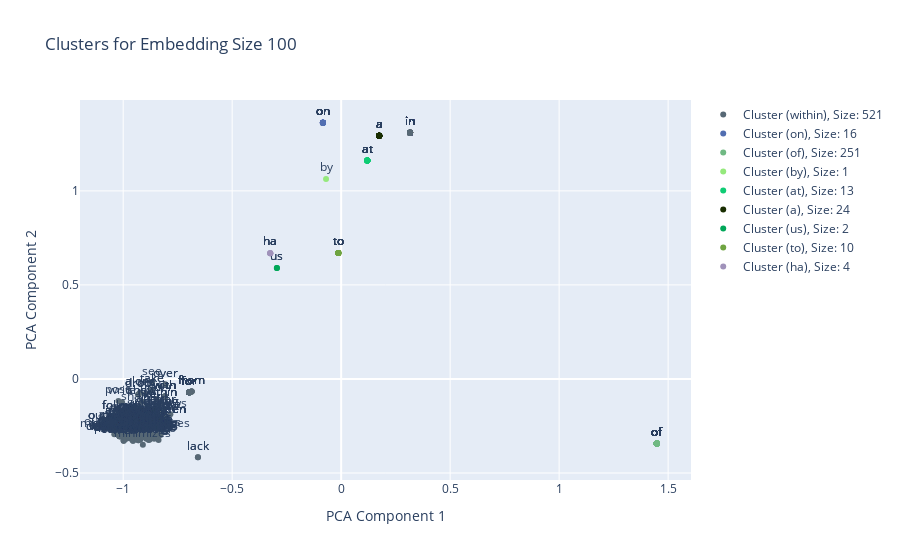
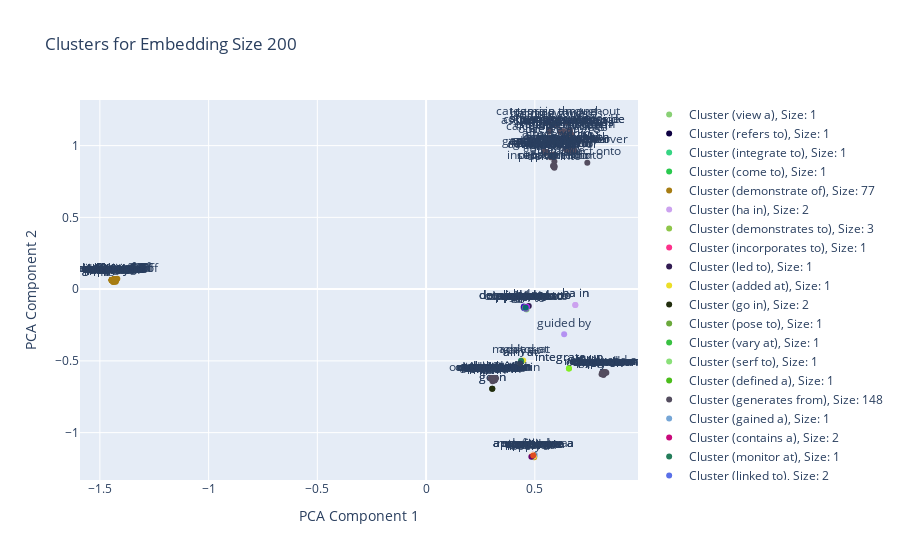

Write notebook code for charts like these, in order.
### Code cell
from process_graph.edges_clustering import plot_clusters_with_pca

plot_clusters_with_pca(graph.edges, edge_label_map)

### Figure 1 — Plotly figure (JSON) as saved in the notebook; plotly's stock layout.template omitted (floating-point values rounded to 4 significant figures; data arrays with more than 128 entries replaced by an {"elided": "..."} marker saying what was removed)
{"data": [{"marker": {"color": "rgb(87, 104, 117)"}, "mode": "markers+text", "name": "Cluster (within), Size: 521", "text": {"elided": "521 str values"}, "textposition": "top center", "type": "scatter", "x": {"elided": "521 float values"}, "y": {"elided": "521 float values"}}, {"marker": {"color": "rgb(81, 110, 177)"}, "mode": "markers+text", "name": "Cluster (on), Size: 16", "text": ["on", "on", "on", "on", "on", "on", "on", "on", "on", "on", "on", "on", "on", "on", "on", "on"], "textposition": "top center", "type": "scatter", "x": [-0.08365, -0.08365, -0.08365, -0.08365, -0.08365, -0.08365, -0.08365, -0.08365, -0.08365, -0.08365, -0.08365, -0.08365, -0.08365, -0.08365, -0.08365, -0.08365], "y": [1.362, 1.362, 1.362, 1.362, 1.362, 1.362, 1.362, 1.362, 1.362, 1.362, 1.362, 1.362, 1.362, 1.362, 1.362, 1.362]}, {"marker": {"color": "rgb(112, 185, 131)"}, "mode": "markers+text", "name": "Cluster (of), Size: 251", "text": {"elided": "251 str values"}, "textposition": "top center", "type": "scatter", "x": {"elided": "251 float values"}, "y": {"elided": "251 float values"}}, {"marker": {"color": "rgb(149, 233, 124)"}, "mode": "markers+text", "name": "Cluster (by), Size: 1", "text": ["by"], "textposition": "top center", "type": "scatter", "x": [-0.06934], "y": [1.064]}, {"marker": {"color": "rgb(15, 204, 116)"}, "mode": "markers+text", "name": "Cluster (at), Size: 13", "text": ["at", "at", "at", "at", "at", "at", "at", "at", "at", "at", "at", "at", "at"], "textposition": "top center", "type": "scatter", "x": [0.12, 0.12, 0.12, 0.12, 0.12, 0.12, 0.12, 0.12, 0.12, 0.12, 0.12, 0.12, 0.12], "y": [1.162, 1.162, 1.162, 1.162, 1.162, 1.162, 1.162, 1.162, 1.162, 1.162, 1.162, 1.162, 1.162]}, {"marker": {"color": "rgb(25, 46, 1)"}, "mode": "markers+text", "name": "Cluster (a), Size: 24", "text": ["a", "a", "a", "a", "a", "a", "a", "a", "a", "a", "a", "a", "a", "a", "a", "a", "a", "a", "a", "a", "a", "a", "a", "a"], "textposition": "top center", "type": "scatter", "x": [0.1745, 0.1745, 0.1745, 0.1745, 0.1745, 0.1745, 0.1745, 0.1745, 0.1745, 0.1745, 0.1745, 0.1745, 0.1745, 0.1745, 0.1745, 0.1745, 0.1745, 0.1745, 0.1745, 0.1745, 0.1745, 0.1745, 0.1745, 0.1745], "y": [1.293, 1.293, 1.293, 1.293, 1.293, 1.293, 1.293, 1.293, 1.293, 1.293, 1.293, 1.293, 1.293, 1.293, 1.293, 1.293, 1.293, 1.293, 1.293, 1.293, 1.293, 1.293, 1.293, 1.293]}, {"marker": {"color": "rgb(1, 167, 89)"}, "mode": "markers+text", "name": "Cluster (us), Size: 2", "text": ["us", "us"], "textposition": "top center", "type": "scatter", "x": [-0.2948, -0.2948], "y": [0.5903, 0.5903]}, {"marker": {"color": "rgb(111, 164, 65)"}, "mode": "markers+text", "name": "Cluster (to), Size: 10", "text": ["to", "to", "to", "to", "to", "to", "to", "to", "to", "to"], "textposition": "top center", "type": "scatter", "x": [-0.0131, -0.0131, -0.0131, -0.0131, -0.0131, -0.0131, -0.0131, -0.0131, -0.0131, -0.0131], "y": [0.6697, 0.6697, 0.6697, 0.6697, 0.6697, 0.6697, 0.6697, 0.6697, 0.6697, 0.6697]}, {"marker": {"color": "rgb(160, 146, 186)"}, "mode": "markers+text", "name": "Cluster (ha), Size: 4", "text": ["ha", "ha", "ha", "ha"], "textposition": "top center", "type": "scatter", "x": [-0.3252, -0.3252, -0.3252, -0.3252], "y": [0.6691, 0.6691, 0.6691, 0.6691]}], "layout": {"hovermode": "closest", "title": {"text": "Clusters for Embedding Size 100"}, "xaxis": {"title": {"text": "PCA Component 1"}}, "yaxis": {"title": {"text": "PCA Component 2"}}}}

### Figure 2 — Plotly figure (JSON) as saved in the notebook; plotly's stock layout.template omitted (floating-point values rounded to 4 significant figures; data arrays with more than 128 entries replaced by an {"elided": "..."} marker saying what was removed)
{"data": [{"marker": {"color": "rgb(137, 208, 117)"}, "mode": "markers+text", "name": "Cluster (view a), Size: 1", "text": ["view a"], "textposition": "top center", "type": "scatter", "x": [0.4901], "y": [-1.165]}, {"marker": {"color": "rgb(14, 1, 66)"}, "mode": "markers+text", "name": "Cluster (refers to), Size: 1", "text": ["refers to"], "textposition": "top center", "type": "scatter", "x": [0.4565], "y": [-0.1301]}, {"marker": {"color": "rgb(54, 213, 131)"}, "mode": "markers+text", "name": "Cluster (integrate to), Size: 1", "text": ["integrate to"], "textposition": "top center", "type": "scatter", "x": [0.4567], "y": [-0.1298]}, {"marker": {"color": "rgb(41, 201, 78)"}, "mode": "markers+text", "name": "Cluster (come to), Size: 1", "text": ["come to"], "textposition": "top center", "type": "scatter", "x": [0.4608], "y": [-0.1278]}, {"marker": {"color": "rgb(167, 125, 19)"}, "mode": "markers+text", "name": "Cluster (demonstrate of), Size: 77", "text": ["skews of", "skews of", "make of", "have of", "pose of", "bias of", "mitigate of", "return of", "return of", "concern of", "concern of", "concern of", "concern of", "assigns of", "requires of", "emerged of", "involve of", "consists of", "belonging of", "create of", "see of", "oversee of", "denote of", "arises of", "involves of", "drop of", "ensures of", "compute of", "consists of", "contains of", "prof of", "span of", "include of", "depends of", "depends of", "employ of", "employ of", "necessitate of", "measure of", "make of", "affect of", "affect of", "affect of", "affect of", "increase of", "increase of", "denotes of", "affect of", "take of", "define of", "represents of", "represents of", "reduces of", "reduces of", "propose of", "integrate of", "minimizes of", "depends of", "depends of", "take of", "take of", "affect of", "generate of", "generate of", "achieves of", "achieves of", "achieves of", "achieves of", "achieves of", "achieves of", "present of", "compute of", "constitutes of", "demonstrate of", "affect of", "observe of", "observe of"], "textposition": "top center", "type": "scatter", "x": [-1.446, -1.446, -1.44, -1.427, -1.438, -1.444, -1.441, -1.43, -1.43, -1.436, -1.436, -1.436, -1.436, -1.435, -1.433, -1.42, -1.435, -1.427, -1.425, -1.431, -1.439, -1.43, -1.432, -1.435, -1.433, -1.438, -1.437, -1.437, -1.427, -1.428, -1.427, -1.433, -1.429, -1.436, -1.436, -1.43, -1.43, -1.432, -1.435, -1.44, -1.446, -1.446, -1.446, -1.446, -1.436, -1.436, -1.433, -1.446, -1.437, -1.435, -1.431, -1.431, -1.444, -1.444, -1.434, -1.429, -1.441, -1.436, -1.436, -1.437, -1.437, -1.446, -1.433, -1.433, -1.434, -1.434, -1.434, -1.434, -1.434, -1.434, -1.427, -1.437, -1.433, -1.429, -1.446, -1.433, -1.433], "y": [0.06175, 0.06174, 0.05355, 0.05941, 0.06135, 0.06423, 0.06424, 0.06742, 0.06742, 0.06787, 0.06787, 0.06787, 0.06787, 0.05779, 0.06085, 0.07307, 0.06099, 0.06311, 0.06265, 0.05714, 0.04901, 0.0604, 0.05138, 0.06526, 0.06297, 0.06346, 0.06439, 0.05591, 0.06311, 0.06177, 0.05155, 0.06888, 0.06034, 0.06051, 0.06051, 0.05627, 0.05627, 0.06315, 0.06455, 0.05355, 0.06433, 0.06433, 0.06433, 0.06433, 0.06662, 0.06662, 0.06076, 0.06433, 0.05702, 0.05474, 0.06505, 0.06505, 0.06601, 0.06601, 0.05672, 0.06064, 0.06591, 0.06051, 0.06051, 0.05702, 0.05702, 0.06433, 0.06106, 0.06106, 0.06821, 0.06821, 0.06821, 0.06821, 0.06821, 0.06821, 0.06733, 0.05591, 0.0639, 0.06319, 0.06433, 0.05895, 0.05895]}, {"marker": {"color": "rgb(204, 162, 239)"}, "mode": "markers+text", "name": "Cluster (ha in), Size: 2", "text": ["ha in", "ha in"], "textposition": "top center", "type": "scatter", "x": [0.6862, 0.6862], "y": [-0.1112, -0.1112]}, {"marker": {"color": "rgb(143, 198, 74)"}, "mode": "markers+text", "name": "Cluster (demonstrates to), Size: 3", "text": ["demonstrates to", "demonstrates to", "demonstrates to"], "textposition": "top center", "type": "scatter", "x": [0.4562, 0.4562, 0.4562], "y": [-0.1243, -0.1243, -0.1243]}, {"marker": {"color": "rgb(253, 49, 139)"}, "mode": "markers+text", "name": "Cluster (incorporates to), Size: 1", "text": ["incorporates to"], "textposition": "top center", "type": "scatter", "x": [0.4588], "y": [-0.1247]}, {"marker": {"color": "rgb(50, 28, 82)"}, "mode": "markers+text", "name": "Cluster (led to), Size: 1", "text": ["led to"], "textposition": "top center", "type": "scatter", "x": [0.472], "y": [-0.1183]}, {"marker": {"color": "rgb(236, 222, 40)"}, "mode": "markers+text", "name": "Cluster (added at), Size: 1", "text": ["added at"], "textposition": "top center", "type": "scatter", "x": [0.4466], "y": [-0.497]}, {"marker": {"color": "rgb(34, 46, 14)"}, "mode": "markers+text", "name": "Cluster (go in), Size: 2", "text": ["go in", "go in"], "textposition": "top center", "type": "scatter", "x": [0.3043, 0.3043], "y": [-0.6935, -0.6935]}, {"marker": {"color": "rgb(107, 169, 60)"}, "mode": "markers+text", "name": "Cluster (pose to), Size: 1", "text": ["pose to"], "textposition": "top center", "type": "scatter", "x": [0.4481], "y": [-0.1291]}, {"marker": {"color": "rgb(57, 193, 66)"}, "mode": "markers+text", "name": "Cluster (vary at), Size: 1", "text": ["vary at"], "textposition": "top center", "type": "scatter", "x": [0.4378], "y": [-0.5064]}, {"marker": {"color": "rgb(138, 224, 121)"}, "mode": "markers+text", "name": "Cluster (serf to), Size: 1", "text": ["serf to"], "textposition": "top center", "type": "scatter", "x": [0.4617], "y": [-0.142]}, {"marker": {"color": "rgb(75, 189, 27)"}, "mode": "markers+text", "name": "Cluster (defined a), Size: 1", "text": ["defined a"], "textposition": "top center", "type": "scatter", "x": [0.4945], "y": [-1.156]}, {"marker": {"color": "rgb(84, 77, 95)"}, "mode": "markers+text", "name": "Cluster (generates from), Size: 148", "text": {"elided": "148 str values"}, "textposition": "top center", "type": "scatter", "x": {"elided": "148 float values"}, "y": {"elided": "148 float values"}}, {"marker": {"color": "rgb(118, 166, 214)"}, "mode": "markers+text", "name": "Cluster (gained a), Size: 1", "text": ["gained a"], "textposition": "top center", "type": "scatter", "x": [0.4992], "y": [-1.154]}, {"marker": {"color": "rgb(201, 9, 123)"}, "mode": "markers+text", "name": "Cluster (contains a), Size: 2", "text": ["contains a", "contains a"], "textposition": "top center", "type": "scatter", "x": [0.4934, 0.4934], "y": [-1.158, -1.158]}, {"marker": {"color": "rgb(36, 125, 90)"}, "mode": "markers+text", "name": "Cluster (monitor at), Size: 1", "text": ["monitor at"], "textposition": "top center", "type": "scatter", "x": [0.4364], "y": [-0.4985]}, {"marker": {"color": "rgb(90, 112, 232)"}, "mode": "markers+text", "name": "Cluster (linked to), Size: 2", "text": ["linked to", "linked to"], "textposition": "top center", "type": "scatter", "x": [0.4628, 0.4628], "y": [-0.1245, -0.1245]}, {"marker": {"color": "rgb(71, 72, 218)"}, "mode": "markers+text", "name": "Cluster (assigns to), Size: 1", "text": ["assigns to"], "textposition": "top center", "type": "scatter", "x": [0.4511], "y": [-0.1326]}, {"marker": {"color": "rgb(23, 100, 248)"}, "mode": "markers+text", "name": "Cluster (write a), Size: 1", "text": ["write a"], "textposition": "top center", "type": "scatter", "x": [0.4969], "y": [-1.164]}, {"marker": {"color": "rgb(57, 17, 200)"}, "mode": "markers+text", "name": "Cluster (lead to), Size: 1", "text": ["lead to"], "textposition": "top center", "type": "scatter", "x": [0.4493], "y": [-0.1205]}, {"marker": {"color": "rgb(48, 65, 90)"}, "mode": "markers+text", "name": "Cluster (aim at), Size: 2", "text": ["aim at", "aim at"], "textposition": "top center", "type": "scatter", "x": [0.4327, 0.4327], "y": [-0.5177, -0.5177]}, {"marker": {"color": "rgb(95, 30, 155)"}, "mode": "markers+text", "name": "Cluster (represent a), Size: 2", "text": ["represent a", "represent a"], "textposition": "top center", "type": "scatter", "x": [0.491, 0.491], "y": [-1.158, -1.158]}, {"marker": {"color": "rgb(100, 14, 193)"}, "mode": "markers+text", "name": "Cluster (outperform to), Size: 1", "text": ["outperform to"], "textposition": "top center", "type": "scatter", "x": [0.455], "y": [-0.1283]}, {"marker": {"color": "rgb(95, 112, 59)"}, "mode": "markers+text", "name": "Cluster (designates to), Size: 1", "text": ["designates to"], "textposition": "top center", "type": "scatter", "x": [0.4555], "y": [-0.1273]}, {"marker": {"color": "rgb(102, 65, 211)"}, "mode": "markers+text", "name": "Cluster (proceed to), Size: 1", "text": ["proceed to"], "textposition": "top center", "type": "scatter", "x": [0.4558], "y": [-0.1294]}, {"marker": {"color": "rgb(217, 130, 23)"}, "mode": "markers+text", "name": "Cluster (serf a), Size: 1", "text": ["serf a"], "textposition": "top center", "type": "scatter", "x": [0.4972], "y": [-1.171]}, {"marker": {"color": "rgb(180, 145, 242)"}, "mode": "markers+text", "name": "Cluster (guided by), Size: 1", "text": ["guided by"], "textposition": "top center", "type": "scatter", "x": [0.6348], "y": [-0.3146]}, {"marker": {"color": "rgb(166, 163, 123)"}, "mode": "markers+text", "name": "Cluster (produce to), Size: 2", "text": ["produce to", "produce to"], "textposition": "top center", "type": "scatter", "x": [0.4575, 0.4575], "y": [-0.1262, -0.1262]}, {"marker": {"color": "rgb(185, 22, 239)"}, "mode": "markers+text", "name": "Cluster (connected to), Size: 2", "text": ["connected to", "connected to"], "textposition": "top center", "type": "scatter", "x": [0.4622, 0.4622], "y": [-0.1252, -0.1252]}, {"marker": {"color": "rgb(225, 246, 75)"}, "mode": "markers+text", "name": "Cluster (refer a), Size: 1", "text": ["refer a"], "textposition": "top center", "type": "scatter", "x": [0.495], "y": [-1.166]}, {"marker": {"color": "rgb(224, 58, 102)"}, "mode": "markers+text", "name": "Cluster (partition a), Size: 1", "text": ["partition a"], "textposition": "top center", "type": "scatter", "x": [0.4935], "y": [-1.156]}, {"marker": {"color": "rgb(122, 104, 180)"}, "mode": "markers+text", "name": "Cluster (refer to), Size: 2", "text": ["refer to", "refer to"], "textposition": "top center", "type": "scatter", "x": [0.4596, 0.4596], "y": [-0.1367, -0.1367]}, {"marker": {"color": "rgb(12, 105, 114)"}, "mode": "markers+text", "name": "Cluster (corresponds to), Size: 1", "text": ["corresponds to"], "textposition": "top center", "type": "scatter", "x": [0.4572], "y": [-0.1273]}, {"marker": {"color": "rgb(130, 238, 33)"}, "mode": "markers+text", "name": "Cluster (integrate up), Size: 2", "text": ["integrate up", "integrate up"], "textposition": "top center", "type": "scatter", "x": [0.6568, 0.6568], "y": [-0.5523, -0.5523]}, {"marker": {"color": "rgb(61, 184, 102)"}, "mode": "markers+text", "name": "Cluster (approximate a), Size: 4", "text": ["approximate a", "approximate a", "approximate a", "approximate a"], "textposition": "top center", "type": "scatter", "x": [0.4924, 0.4924, 0.4924, 0.4924], "y": [-1.156, -1.156, -1.156, -1.156]}, {"marker": {"color": "rgb(109, 228, 155)"}, "mode": "markers+text", "name": "Cluster (denote a), Size: 1", "text": ["denote a"], "textposition": "top center", "type": "scatter", "x": [0.489], "y": [-1.169]}, {"marker": {"color": "rgb(242, 50, 25)"}, "mode": "markers+text", "name": "Cluster (represents a), Size: 1", "text": ["represents a"], "textposition": "top center", "type": "scatter", "x": [0.4904], "y": [-1.155]}, {"marker": {"color": "rgb(255, 192, 209)"}, "mode": "markers+text", "name": "Cluster (combine a), Size: 1", "text": ["combine a"], "textposition": "top center", "type": "scatter", "x": [0.4929], "y": [-1.161]}, {"marker": {"color": "rgb(249, 233, 201)"}, "mode": "markers+text", "name": "Cluster (creates a), Size: 3", "text": ["creates a", "creates a", "creates a"], "textposition": "top center", "type": "scatter", "x": [0.4864, 0.4864, 0.4864], "y": [-1.155, -1.155, -1.155]}, {"marker": {"color": "rgb(103, 1, 106)"}, "mode": "markers+text", "name": "Cluster (apply a), Size: 1", "text": ["apply a"], "textposition": "top center", "type": "scatter", "x": [0.484], "y": [-1.168]}, {"marker": {"color": "rgb(223, 76, 30)"}, "mode": "markers+text", "name": "Cluster (include a), Size: 1", "text": ["include a"], "textposition": "top center", "type": "scatter", "x": [0.4925], "y": [-1.16]}], "layout": {"hovermode": "closest", "title": {"text": "Clusters for Embedding Size 200"}, "xaxis": {"title": {"text": "PCA Component 1"}}, "yaxis": {"title": {"text": "PCA Component 2"}}}}
